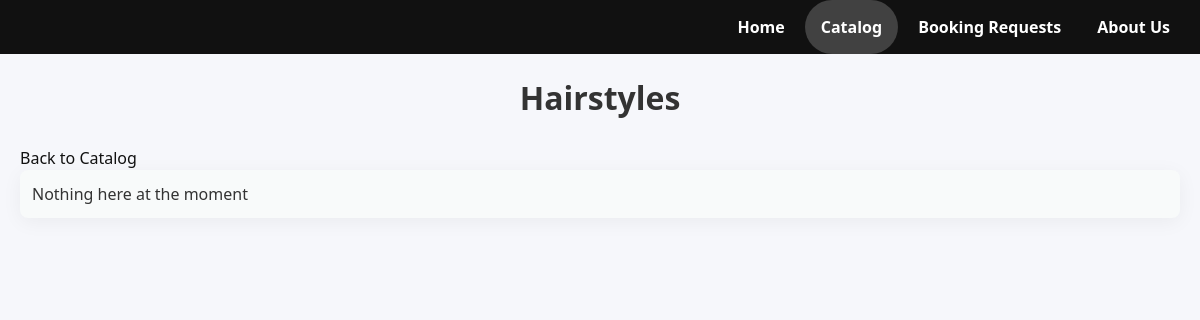
The page /user_catalog/Hairstyles on the database as committed earlier.
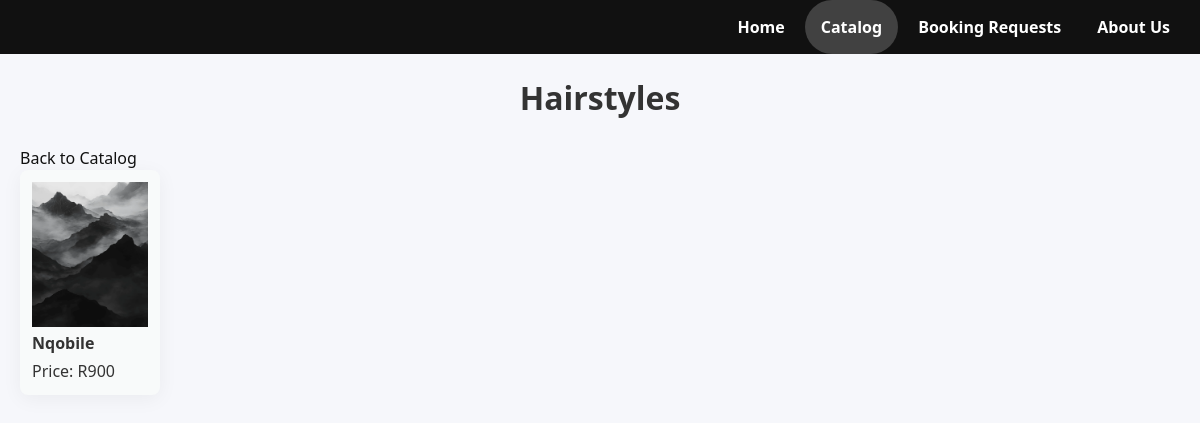
The same page on the database as committed later.
### tables this page shows
CREATE TABLE catalog (
    item_id INTEGER PRIMARY KEY AUTOINCREMENT,
    name TEXT NOT NULL,
    price TEXT NOT NULL,
    category TEXT NOT NULL,
    image BLOB NOT NULL,
    description TEXT NOT NULL,
    created_at TEXT NOT NULL,
    updated_at TEXT NOT NULL    
    );

### app.py (the view)
@app.route("/user_catalog/<string:category>")
def filtered_catalog_route(category):
    filtered_catalog = load_filtered_catalog(category)
    name = category
    return render_template("user/filtered_catalog.html", items=filtered_catalog, name=name)

### models/catalog.py (called while the page is built)
def catalog_table():
    conn, cur = database_connection()
    cur.execute("""
    CREATE TABLE IF NOT EXISTS catalog (
    item_id INTEGER PRIMARY KEY AUTOINCREMENT,
    name TEXT NOT NULL,
    price TEXT NOT NULL,
    category TEXT NOT NULL,
    image TEXT NOT NULL,
    description TEXT NOT NULL,
    created_at TEXT NOT NULL,
    updated_at TEXT NOT NULL
    );
    """)
    cur.execute("""SELECT * FROM catalog""")
    item = cur.fetchone()
    if not item:
        cur.execute("""
        INSERT INTO catalog (name, price, category, image, description, created_at, updated_at) VALUES (?,?,?,?,?,?,?)
        """, ("Nqobile", "200", "Wigs", "images/ImageError.webp", "Hi", "2006-12-12 08:12:12", "2006-12-12 08:12:12"))
    conn.commit()
    conn.close()

def load_filtered_catalog(category):
    catalog_table()
    conn, cur = database_connection()
    cur.execute("""
    SELECT * FROM catalog WHERE category = ?
    """, (category,))
    filtered_catalog = [dict(row) for row in cur.fetchall()]
    conn.commit()
    conn.close()
    return filtered_catalog

### models/db.py (called while the page is built)
def database_connection():
    conn = sqlite3.connect(DATABASE_PATH, timeout=10)
    conn.row_factory = sqlite3.Row
    conn.execute("PRAGMA foreign_keys = ON")
    conn.execute("PRAGMA journal_mode = WAL")
    conn.execute("PRAGMA synchronous = NORMAL")
    conn.execute("PRAGMA busy_timeout = 5000")
    return conn, conn.cursor()

### templates/user/filtered_catalog.html (shortened to what this page needs)
{% extends "user/base.html" %}
{% block content %}
<h1>{{ name }}</h1>
<div class="page-links">
    <a href="{{ url_for('user_catalog_route') }}">Back to Catalog</a>
</div>
{% if items %}
<div class="user-filtered-catalog-grid">
{% for item in items %}
    <div class="card user-filtered-catalog-card" data-name="{{ item.name }}" data-category="{{ item.category }}" data-price="{{ item.price }}" data-image="{{ item.image }}" data-description="{{ item.description }}">
        <img src="/static/{{ item.image }}" alt="FTL">
        <strong>{{ item.name }}</strong>
        <p>Price: R{{ item.price }}</p>
    </div>
{% endfor %}
</div>
{% else %}
    <div class="card">
        <p>Nothing here at the moment</p>
    </div>
{% endif %}
{% endblock %}

### templates/user/base.html (shortened to what this page needs)
<!DOCTYPE html>
<html lang="en">
<head>
    <link rel="stylesheet" href="{{ url_for('static', filename='style.css') }}">
</head>
<body>
    <nav>
        <div class="nav-links" id="nav-links">
            <a href="{{ url_for('user_home_route') }}" class="{% if request.endpoint == 'user_home_route' %}active{% endif %}">Home</a>
            <a href="{{ url_for('user_catalog_route') }}" class="{% if request.endpoint in ['user_catalog_route', 'filtered_catalog_route'] %}active{% endif %}">Catalog</a>
            <a href="{{ url_for('user_booking_requests_route') }}" class="{% if request.endpoint == 'user_booking_requests_route' %}active{% endif %}">Booking Requests</a>
            <a href="{{ url_for('user_about_route') }}" class="{% if request.endpoint == 'user_about_route' %}active{% endif %}">About Us</a>
        </div>
    </nav>
<main>{% block content %}{% endblock %}</main>
</body>
</html>

### static/style.css (style rules this page uses)
:root { --surface-tint: #f6f7fb; --surface-accent: #fafafa; --accent-500: #111111; --accent-700: #111111; --ink-900: #333333; --ink-700: #666666; --surface: rgba(255, 255, 255, 0.88); --surface-strong: #ffffff; --border-soft: rgba(0, 0, 0, 0.10); --shadow-soft: 0 4px 20px rgba(0, 0, 0, 0.05); }
* { box-sizing: border-box; }
body { font-family: "Segoe UI", Tahoma, Geneva, Verdana, sans-serif; margin: 0; min-height: 100vh; background-color: #f6f7fb; color: var(--ink-900); line-height: 1.5; }
nav { background-color: #111; display: flex; justify-content: right; align-items: center; padding: 0 14px; position: sticky; top: 0; z-index: 20; box-shadow: none; }
nav a { color: white; text-decoration: none; padding: 15px 16px; font-weight: 600; border-radius: 999px; transition: background-color 0.2s ease, transform 0.2s ease, opacity 0.2s ease; }
.nav-links a.active { background: rgba(255, 255, 255, 0.2); }
.nav-links { display: flex; align-items: center; gap: 4px; }
.page-links { display: flex; gap: 12px; justify-content: space-between; }
h1 { text-align: center; margin: 0 0 24px; }
.page-links a { color: var(--accent-500); text-decoration: none; }
main { padding: 20px; margin: 0 auto; }
.card { background-color:rgb(248, 250, 250); padding: 12px; border-radius: 8px; box-shadow: var(--shadow-soft); display: flex; flex-direction: column; justify-content: space-between; gap: 4px; text-overflow: ellipsis; overflow: hidden; white-space: nowrap; }
.card p { margin: 0px; }
.card img { aspect-ratio: 4/5; width: 100%; object-fit: cover; }
.user-filtered-catalog-grid { display: grid; grid-template-columns: repeat(auto-fill, minmax(140px, 1fr)); gap: 30px; }

Rows that differ between the two databases and show on the page:
added catalog: category "Hairstyles", image (picture), name "Nqobile", price "900"
Other text that changed with them:
{{ name }}: "Hairstyles" → (not shown)
text no longer shown: "Nothing here at the moment"
